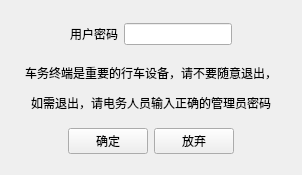
<?xml version="1.0" encoding="UTF-8"?>
<ui version="4.0">
 <class>UserExitWidget</class>
 <widget class="QWidget" name="UserExitWidget">
  <property name="geometry">
   <rect>
    <x>0</x>
    <y>0</y>
    <width>302</width>
    <height>175</height>
   </rect>
  </property>
  <property name="windowTitle">
   <string>STPC</string>
  </property>
  <layout class="QVBoxLayout" name="verticalLayout">
   <item>
    <widget class="QWidget" name="widget_4" native="true">
     <layout class="QGridLayout" name="gridLayout">
      <item row="2" column="2">
       <widget class="QLineEdit" name="lineEdit_2"/>
      </item>
      <item row="2" column="1">
       <widget class="QLabel" name="label_3">
        <property name="text">
         <string>用户密码</string>
        </property>
       </widget>
      </item>
      <item row="2" column="0">
       <spacer name="horizontalSpacer_3">
        <property name="orientation">
         <enum>Qt::Horizontal</enum>
        </property>
        <property name="sizeHint" stdset="0">
         <size>
          <width>40</width>
          <height>20</height>
         </size>
        </property>
       </spacer>
      </item>
      <item row="2" column="3">
       <spacer name="horizontalSpacer_4">
        <property name="orientation">
         <enum>Qt::Horizontal</enum>
        </property>
        <property name="sizeHint" stdset="0">
         <size>
          <width>40</width>
          <height>20</height>
         </size>
        </property>
       </spacer>
      </item>
     </layout>
    </widget>
   </item>
   <item>
    <widget class="QLabel" name="label_2">
     <property name="layoutDirection">
      <enum>Qt::LeftToRight</enum>
     </property>
     <property name="text">
      <string>&lt;html&gt;&lt;head/&gt;&lt;body&gt;&lt;p&gt;    车务终端是重要的行车设备，请不要随意退出，&lt;/p&gt;&lt;p&gt;如需退出，请电务人员输入正确的管理员密码&lt;/p&gt;&lt;/body&gt;&lt;/html&gt;</string>
     </property>
     <property name="alignment">
      <set>Qt::AlignCenter</set>
     </property>
    </widget>
   </item>
   <item>
    <widget class="QWidget" name="widget" native="true">
     <layout class="QHBoxLayout" name="horizontalLayout">
      <item>
       <spacer name="horizontalSpacer">
        <property name="orientation">
         <enum>Qt::Horizontal</enum>
        </property>
        <property name="sizeHint" stdset="0">
         <size>
          <width>40</width>
          <height>20</height>
         </size>
        </property>
       </spacer>
      </item>
      <item>
       <widget class="QPushButton" name="pushButton">
        <property name="text">
         <string>确定</string>
        </property>
       </widget>
      </item>
      <item>
       <widget class="QPushButton" name="pushButton_2">
        <property name="text">
         <string>放弃</string>
        </property>
       </widget>
      </item>
      <item>
       <spacer name="horizontalSpacer_2">
        <property name="orientation">
         <enum>Qt::Horizontal</enum>
        </property>
        <property name="sizeHint" stdset="0">
         <size>
          <width>40</width>
          <height>20</height>
         </size>
        </property>
       </spacer>
      </item>
     </layout>
    </widget>
   </item>
  </layout>
 </widget>
 <resources/>
 <connections/>
</ui>
